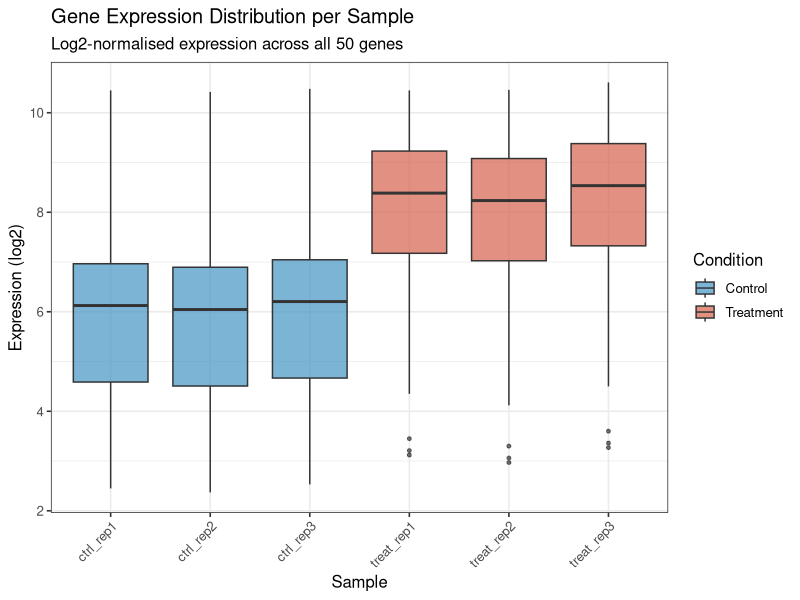
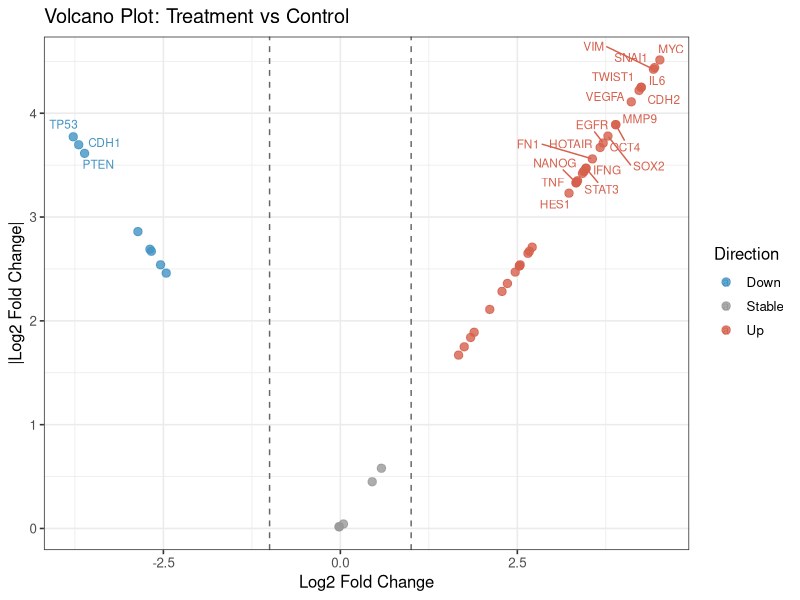
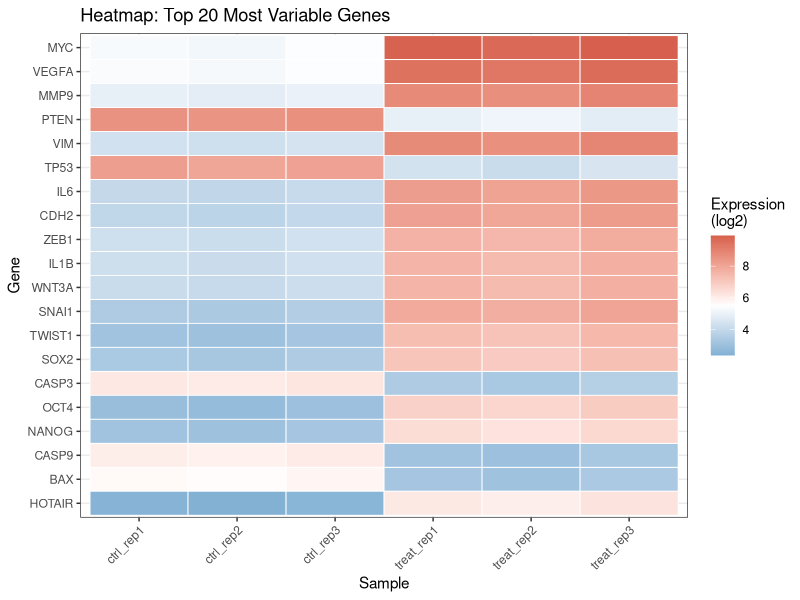
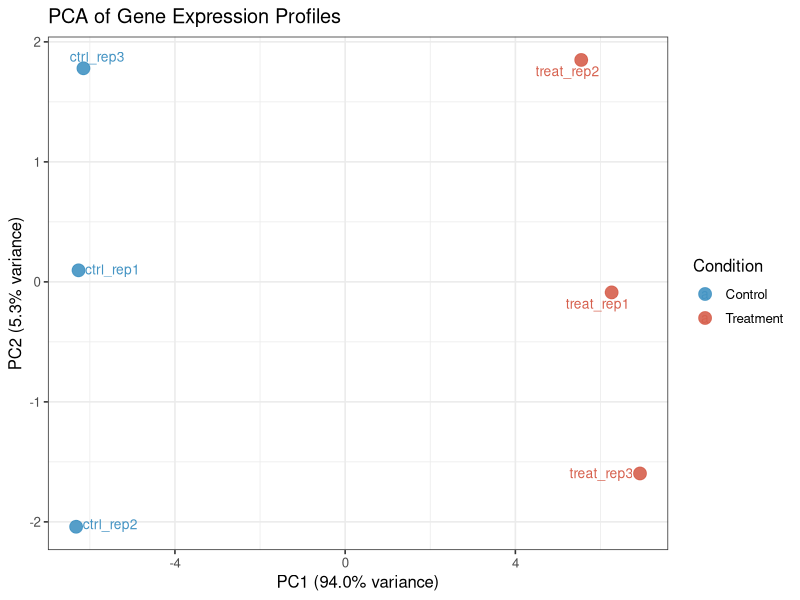
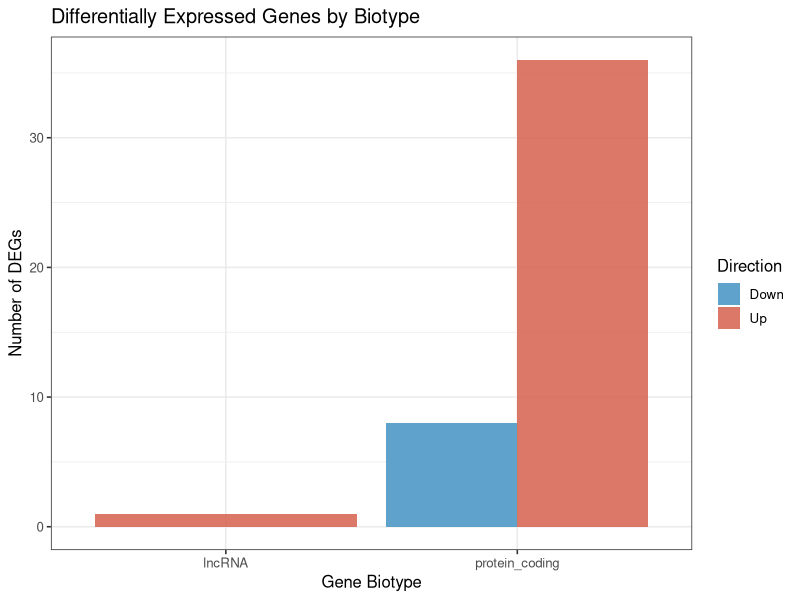

These figures' R source, in order:
## ---- chunk 1
knitr::opts_chunk$set(
  echo       = TRUE,
  message    = FALSE,
  warning    = FALSE,
  fig.align  = "center"
)
## ---- chunk 2
library(tidyverse)
library(ggrepel)
## ---- chunk 3
gene_expr <- read_csv(here::here("data", "gene_expression.csv"),
                      show_col_types = FALSE)

glimpse(gene_expr)
## ---- chunk 4
# Confirm no missing values
colSums(is.na(gene_expr))
## ---- chunk 5
gene_expr |>
  count(gene_biotype, name = "n_genes") |>
  knitr::kable(caption = "Gene biotype distribution")
## ---- chunk 6
gene_expr_long <- gene_expr |>
  pivot_longer(
    cols      = ctrl_rep1:treat_rep3,
    names_to  = "sample",
    values_to = "expression"
  ) |>
  mutate(
    condition = if_else(str_starts(sample, "ctrl"), "Control", "Treatment"),
    replicate = str_extract(sample, "\\d+$"),
    .after    = sample
  )

head(gene_expr_long)
## ---- chunk 7
gene_means <- gene_expr_long |>
  group_by(gene_id, gene_name, gene_biotype, condition) |>
  summarise(mean_expr = mean(expression), .groups = "drop")

gene_fc <- gene_means |>
  pivot_wider(names_from = condition, values_from = mean_expr) |>
  mutate(
    log2fc     = Treatment - Control,
    abs_log2fc = abs(log2fc),
    direction  = case_when(
      log2fc >  1 ~ "Up",
      log2fc < -1 ~ "Down",
      TRUE        ~ "Stable"
    )
  )

head(gene_fc)
## ---- chunk 8
sample_summary <- gene_expr_long |>
  group_by(sample, condition) |>
  summarise(
    n_genes = n(),
    mean    = round(mean(expression), 3),
    median  = round(median(expression), 3),
    sd      = round(sd(expression), 3),
    .groups = "drop"
  ) |>
  arrange(condition, sample)

knitr::kable(sample_summary,
             caption = "Per-sample expression summary statistics")
## ---- chunk 9
gene_summary <- gene_expr_long |>
  group_by(gene_id, gene_name, gene_biotype) |>
  summarise(
    mean_all = round(mean(expression), 3),
    sd_all   = round(sd(expression), 3),
    cv       = round(sd_all / mean_all, 3),
    .groups  = "drop"
  ) |>
  slice_max(cv, n = 10)

knitr::kable(gene_summary,
             caption = "Top 10 most variable genes (by coefficient of variation)")
## ---- chunk 10
gene_fc |>
  count(direction, name = "n_genes") |>
  knitr::kable(caption = "DEG direction counts (|log2FC| > 1 threshold)")
## ---- chunk 11
ggplot(gene_expr_long,
       aes(x = sample, y = expression, fill = condition)) +
  geom_boxplot(alpha = 0.7, outlier.size = 1) +
  scale_fill_manual(values = c(Control = "#4393C3", Treatment = "#D6604D")) +
  labs(
    title    = "Gene Expression Distribution per Sample",
    subtitle = "Log2-normalised expression across all 50 genes",
    x        = "Sample", y = "Expression (log2)", fill = "Condition"
  ) +
  theme_bw(base_size = 12) +
  theme(axis.text.x = element_text(angle = 45, hjust = 1))
## ---- chunk 12
volcano_data <- gene_fc |>
  mutate(label = if_else(abs_log2fc >= 3, gene_name, NA_character_))

ggplot(volcano_data,
       aes(x = log2fc, y = abs_log2fc, colour = direction, label = label)) +
  geom_point(alpha = 0.8, size = 2.5) +
  geom_text_repel(size = 3, max.overlaps = 15, na.rm = TRUE) +
  geom_vline(xintercept = c(-1, 1), linetype = "dashed", colour = "grey40") +
  scale_colour_manual(
    values = c(Up = "#D6604D", Down = "#4393C3", Stable = "grey60")
  ) +
  labs(
    title  = "Volcano Plot: Treatment vs Control",
    x      = "Log2 Fold Change",
    y      = "|Log2 Fold Change|",
    colour = "Direction"
  ) +
  theme_bw(base_size = 12)
## ---- chunk 13
top20_ids <- gene_expr_long |>
  group_by(gene_id) |>
  summarise(cv = sd(expression) / mean(expression), .groups = "drop") |>
  slice_max(cv, n = 20) |>
  pull(gene_id)

heatmap_data <- gene_expr |>
  filter(gene_id %in% top20_ids) |>
  pivot_longer(ctrl_rep1:treat_rep3,
               names_to = "sample", values_to = "expression")

ggplot(heatmap_data,
       aes(x = sample,
           y = fct_reorder(gene_name, expression),
           fill = expression)) +
  geom_tile(colour = "white", linewidth = 0.3) +
  scale_fill_gradient2(
    low      = "#4393C3",
    mid      = "white",
    high     = "#D6604D",
    midpoint = median(heatmap_data$expression)
  ) +
  labs(
    title = "Heatmap: Top 20 Most Variable Genes",
    x     = "Sample", y = "Gene", fill = "Expression\n(log2)"
  ) +
  theme_bw(base_size = 11) +
  theme(axis.text.x = element_text(angle = 45, hjust = 1))
## ---- chunk 14
pca_matrix <- gene_expr |>
  select(gene_id, ctrl_rep1:treat_rep3) |>
  column_to_rownames("gene_id") |>
  t()

pca_result <- prcomp(pca_matrix, center = TRUE, scale. = TRUE)

var_exp <- summary(pca_result)$importance["Proportion of Variance", ] * 100

pca_df <- as_tibble(pca_result$x[, 1:2], rownames = "sample") |>
  mutate(condition = if_else(str_starts(sample, "ctrl"), "Control", "Treatment"))

ggplot(pca_df, aes(x = PC1, y = PC2, colour = condition, label = sample)) +
  geom_point(size = 4, alpha = 0.9) +
  geom_text_repel(size = 3.5) +
  scale_colour_manual(values = c(Control = "#4393C3", Treatment = "#D6604D")) +
  labs(
    title  = "PCA of Gene Expression Profiles",
    x      = sprintf("PC1 (%.1f%% variance)", var_exp[1]),
    y      = sprintf("PC2 (%.1f%% variance)", var_exp[2]),
    colour = "Condition"
  ) +
  theme_bw(base_size = 12)
## ---- chunk 15
gene_fc |>
  filter(direction != "Stable") |>
  count(direction, gene_biotype) |>
  ggplot(aes(x = gene_biotype, y = n, fill = direction)) +
  geom_col(position = "dodge", alpha = 0.85) +
  scale_fill_manual(values = c(Up = "#D6604D", Down = "#4393C3")) +
  labs(
    title = "Differentially Expressed Genes by Biotype",
    x     = "Gene Biotype", y = "Number of DEGs", fill = "Direction"
  ) +
  theme_bw(base_size = 12)
## ---- chunk 16
top_up <- gene_fc |>
  filter(direction == "Up") |>
  slice_max(log2fc, n = 5) |>
  select(gene_name, gene_biotype, Control, Treatment, log2fc) |>
  mutate(across(where(is.numeric), \(x) round(x, 2)))

top_down <- gene_fc |>
  filter(direction == "Down") |>
  slice_min(log2fc, n = 5) |>
  select(gene_name, gene_biotype, Control, Treatment, log2fc) |>
  mutate(across(where(is.numeric), \(x) round(x, 2)))

knitr::kable(top_up,   caption = "Top 5 upregulated genes in Treatment")
knitr::kable(top_down, caption = "Top 5 downregulated genes in Treatment")
## ---- chunk 17
sessionInfo()
